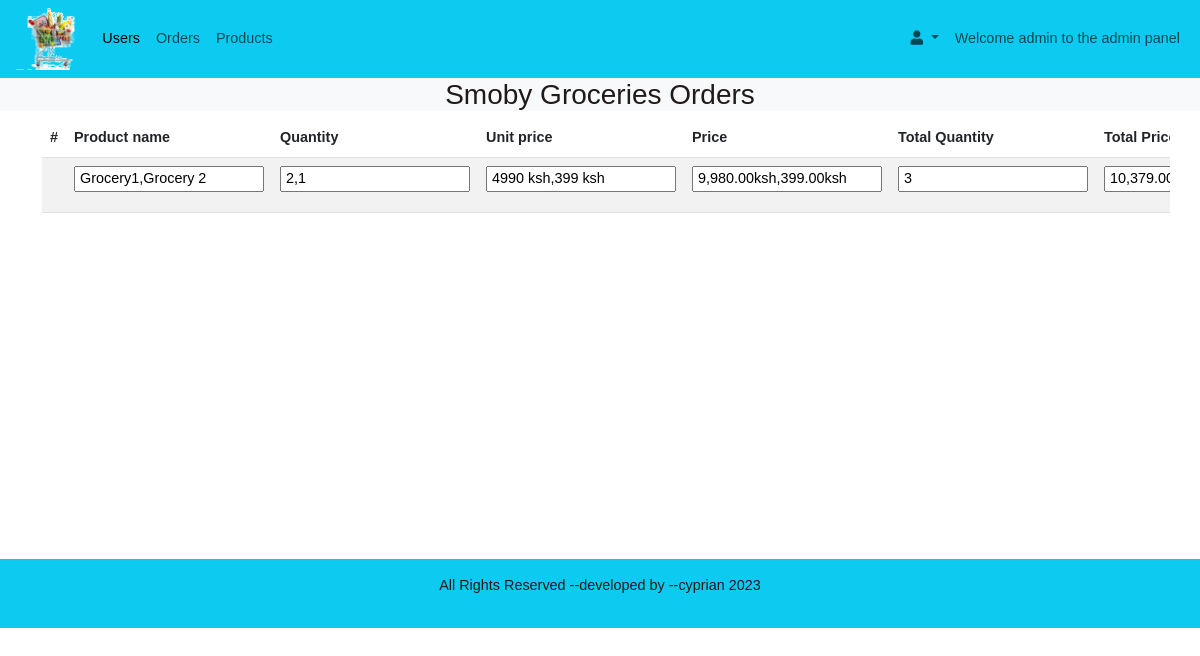
Screenshot of /admin/orders.php (signed in) with the database file from the repository.
### tables this page shows
CREATE TABLE `orders` (
  `id` int(11) NOT NULL,
  `productname` varchar(10000) NOT NULL,
  `quantity` varchar(200) NOT NULL,
  `unitprice` varchar(100) NOT NULL,
  `price` varchar(100) NOT NULL,
  `totalquantity` int(11) NOT NULL,
  `totalprice` varchar(100) NOT NULL,
  `name` varchar(100) NOT NULL,
  `phone` varchar(20) NOT NULL,
  `email` varchar(20) NOT NULL,
  `delivery` varchar(100) NOT NULL,
  `information` varchar(200) NOT NULL,
  `mpesa` int(11) NOT NULL,
  `checkbox` varchar(30) NOT NULL,
  `Date` date NOT NULL,
  `Time` time(1) NOT NULL
);

### admin/orders.php (the view, shortened to what this page needs)
<?php
require_once '../includes/config.php';
$sql="SELECT * FROM admin where email='" . $_SESSION["email"] . "'";
$stmt = $DBH->prepare($sql);
$stmt->execute();
?>
<!DOCTYPE html>
<html lang="en">
<head>
  <link href="https://cdn.jsdelivr.net/npm/bootstrap@5.3.0-alpha1/dist/css/bootstrap.min.css" rel="stylesheet">
  <link rel="stylesheet" href="https://use.fontawesome.com/releases/v5.15.4/css/all.css"/>
  <link rel="stylesheet"href="../assets/css/style.css">
  <link rel="stylesheet"href="assets/css/extrastyles.css">
</head>
<body>
 <?php
   require_once 'log-ins/header.php';
  ?>
  <div class="bg-light">
    <h3 class="text-center">Smoby Groceries Orders</h3>
  </div>
<div class="container body" style="overflow:scroll;">
<table class="table table-striped" style="width: 100%;">
    <thead>
        <tr>
            <th scope="col">#</th>
            <th scope="col">Product name</th>
            <th scope="col">Quantity</th>
            <th scope="col">Unit price</th>
            <th scope="col">Price</th>
            <th scope="col">Total Quantity</th>
            <th scope="col">Total Price</th>
        </tr>
    </thead>
    <?php
     require_once '../includes/config.php';
      $sql="SELECT * FROM orders ";
      $stmt = $DBH->prepare($sql);
      $stmt->execute();
    ?>
    <?php
          while($row = $stmt->fetchObject()) {
          ?>
        <tbody>
            <tr>
                <form action="forms/edit.php" method="POST">
                    <td scope="row"></td>
                    <td><input type="text" name="username" value=" <?php echo "{$row->productname}"; ?>"></td>
                    <td><input type="text" name="username" value=" <?php echo "{$row->quantity}"; ?>"></td>
                    <td><input type="text" name="username" value=" <?php echo "{$row->unitprice}"; ?>"></td>
                    <td><input type="text" name="username" value=" <?php echo "{$row->price}"; ?>"></td>
                    <td><input type="text" name="username" value=" <?php echo "{$row->totalquantity}"; ?>"></td>
                    <td><input type="text" name="username" value=" <?php echo "{$row->totalprice}"; ?>"></td>
                </form>
            </tr>
        </tbody>
        <?php
            }
        ?>
</table>
</div>
 <div class="conatiner-ft"style="margin-top:330px;">
 <?php
   require_once '../includes/footer.php';
  ?>
 </div>
</body>
</html>

### admin/log-ins/header.php (shortened to what this page needs)
<div class="container-fluid p-0">
  <nav class="navbar navbar-expand-lg navbar-light bg-info">
    <div class="container-fluid">
      <img src="../assets/imgs/download.png" alt="logo" class="logo" width="70">
      <div class="collapse navbar-collapse" id="navbarSupportedContent">
        <ul class="navbar-nav me-auto mb-2 mb-lg-0">
          <li class="nav-item">
            <a class="nav-link active" aria-current="page" href="index.php">Users</a>
          </li>
          <li class="nav-item">
            <a class="nav-link" href="orders.php">Orders</a>
          </li>
          <li class="nav-item">
            <a class="nav-link" href="products.php">Products</a>
          </li>
        </ul>
        <ul class="navbar-nav d-flex flex-row">
           <li class="nav-item me-3 me-lg-0 dropdown" >
           <div class="dropdown">
            <a class="nav-link dropdown-toggle" href="#" id="navbarDropdown" role="button"
               data-mdb-toggle="dropdown"
               aria-expanded="false"
               aria-haspopup="true" >
               <i class="fas fa-user"></i>
            </a>
          </div>
           <?php
              while($row = $stmt->fetchObject()) {
              ?>
            <li class="nav-item">
              <a class="nav-link"href="#" >Welcome <?php echo "{$row->username}"; ?> to the admin panel</a>
            </li>
            <?php
                }
            ?>
        </ul>
      </div>
    </div>
  </nav>
  </div>

### assets/css/style.css (style rules this page uses)
* { margin: 0; padding: 0; box-sizing: border-box; }
.logo { width:7%; height:7%; }

### assets/css/extrastyles.css (style rules this page uses)
body { font-family: Arial; color: #211a1a; font-size: 0.9em; }

### rows the page displays
orders: username "Grocery1,Grocery 2", username "2,1", username "4990 ksh,399 ksh", username "9,980.00ksh,399.00ksh", username "3", username "10,379.00 ksh"

### other values shown
$row->username "admin"
